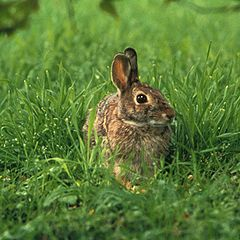
#> input picture book/image_processing/support_material/rabbit.jpg, 240 x 240 px; its folder holds 2 pictures in this run
$ jupyter execute --allow-errors image_processing_basics.ipynb   (shell and % lines are left out)
#> lines starting #> are read from the running program, lines starting #| are printed output that depends on the picture
# Basics

In this notebook, we introduce basic ways to read, show, explore and save images.

[cell 1]
from PIL import Image
import numpy as np
import matplotlib.pyplot as plt
from matplotlib import cm
from scipy import ndimage
from IPython.display import YouTubeVideo
import os

## Preamble

Before going into the technical details, we strongly recommend these two videos from the excellent YouTube channel Dirty Biology:

<center><iframe width="560" height="315" src="https://www.youtube.com/embed/wCMGxXgypS4" title="YouTube video player" frameborder="0" allow="accelerometer; autoplay; clipboard-write; encrypted-media; gyroscope; picture-in-picture" allowfullscreen></iframe></center>

<center><iframe width="560" height="315" src="https://www.youtube.com/embed/Wdy4YBULvdo" title="YouTube video player" frameborder="0" allow="accelerometer; autoplay; clipboard-write; encrypted-media; gyroscope; picture-in-picture" allowfullscreen></iframe></center>

## Loading an image

To read an image with Python, the easiest way is to use the Python Image Library (PIL) which provides the basic tools.

<cimg></cimg>

:::{admonition} Required files
:class: important
Before using this notebook, download the image {download}`rabbit.jpg <rabbit.jpg>`
:::

The following code will work if the image is located in the same directory as the notebook itself. First, let's check if the file `rabbit.jpg` is in the current directory.

[cell 2]
files = os.listdir("./")
if "rabbit.jpg" in files:
    print("Ok, the file is in {0}".format(files))
else:
    print("The file is not in {0} , retry !".format(files))

Now let's read it using **Python Image Library (aka PIL)**:

[cell 3]
im = Image.open("rabbit.jpg")
#> im is the input picture: PIL image 240x240 RGB; mean R, G, B 92.2, 124.4, 55.6
im

## Numerical images

There are mainly two kinds of numerical images:

* [**Vector images**](https://en.wikipedia.org/wiki/Vector_graphics) composed of basic geometric figures such as lines and polygons. They are very efficient to store schemes or curves. They are generally stored as `.svg`, `.pdf` or `.eps` files. In this tutorial, we will not work on such images.
* [**Raster images**](https://en.wikipedia.org/wiki/Raster_graphics), also called **bitmaps** in which data is structures as matrix of **pixels**. Each pixel can contain from 1 to 4 values called **channels**. Images can then be sub classed by their number of channels:
    * A single channel image is called grayscale,
    * Most color images use 3 channels, one for red (R), one for green (G) and one for blue (B). They are called RGB images.
    * Some image formats use a fourth channel called **alpha** corresponding to the transparency level of a given pixel.

In the following, we focus on raster images. In the current image, the channel structure can be obtained as follows:

## From image to `numpy`

In practice, we will manipulate the images in the form of **arrays**. With Python, the **numpy** library is the essential tool for this task. It is therefore necessary to know how to switch easily from an image to arrays and vice versa.

Now, the channel data can be extracted as follows:

[cell 4]
R, G, B = im.split()  # Three channels: Red, Green and Blue
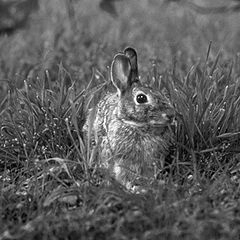
#> R: PIL image 240x240 L; min 0, max 255, mean 92.2
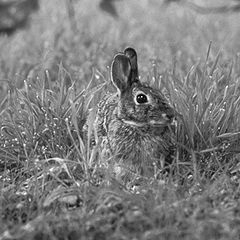
#> G: PIL image 240x240 L; min 0, max 255, mean 124.4
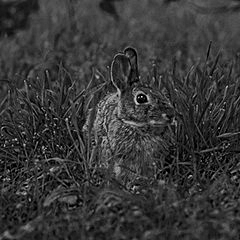
#> B: PIL image 240x240 L; min 0, max 243, mean 55.6
R = np.array(R)
G = np.array(G)
B = np.array(B)

#> (a cell that did not finish here is left out)

At this stage, an image is no more than a matrix generally made up of unsigned 8-bit integers (`np.uint8`). A color image is therefore made up of 3 grayscale images corresponding to the 3 channels:

[cell 6]
R

## From `numpy` to image

Let's see now how to switch back from an array to a real image.

[cell 7]
r2 = np.arange(256).astype(np.uint8)
g2 = np.arange(256).astype(np.uint8)
R2, G2 = np.meshgrid(r2, g2)
B2 = np.zeros_like(R2).astype(np.uint8)

[cell 8]
im2 = Image.fromarray(np.dstack([R2, G2, B2]))
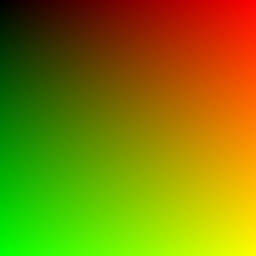
#> im2: PIL image 256x256 RGB; mean R, G, B 127.5, 127.5, 0
im2

Let's apply that to the rabbit image. For example, we can switch channels:

[cell 9]
im3 = Image.fromarray(np.dstack([G, R, B]))
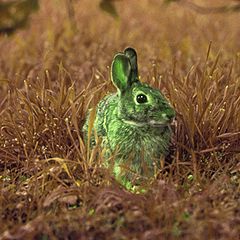
#> im3: PIL image 240x240 RGB; mean R, G, B 124.4, 92.2, 55.6
im3
